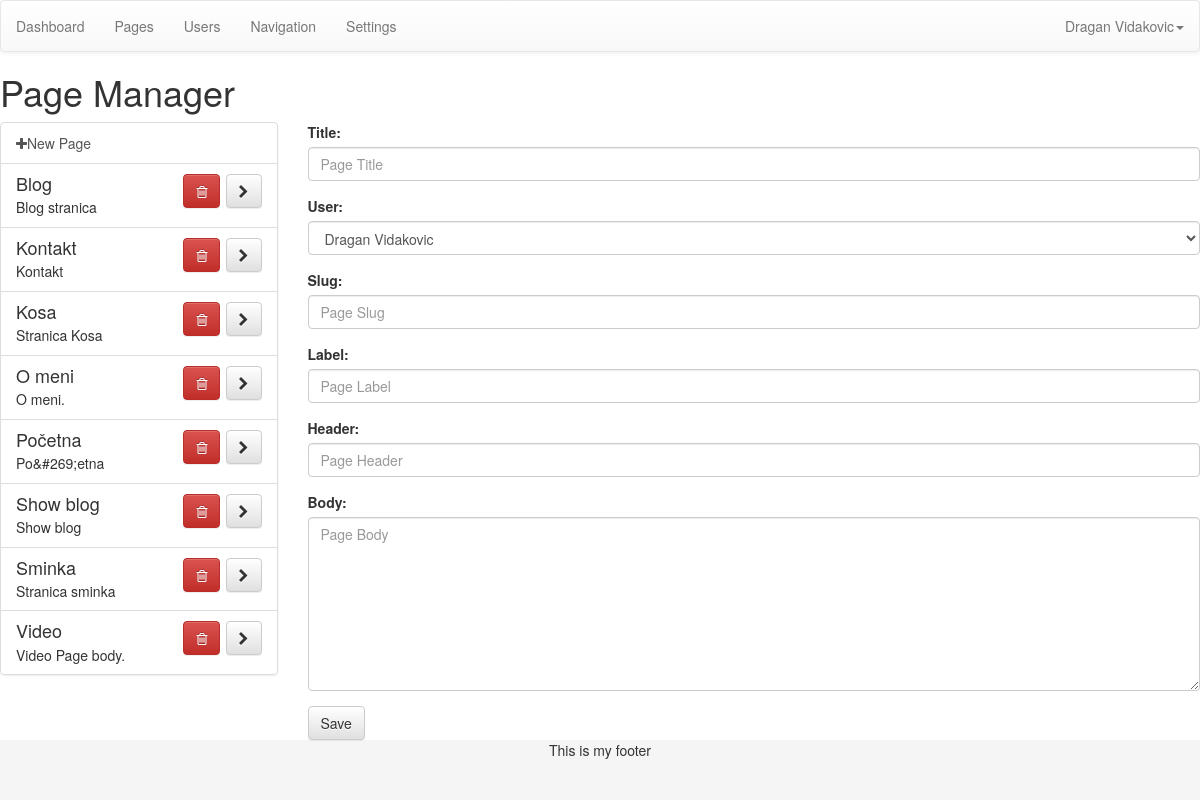
Page /admin-developer/index.php?page=pages (signed in) on the committed database.
### tables this page shows
CREATE TABLE IF NOT EXISTS `posts` (
  `id` mediumint(9) NOT NULL,
  `user` mediumint(9) NOT NULL,
  `type` mediumint(9) NOT NULL,
  `slug` varchar(300) NOT NULL,
  `label` varchar(100) NOT NULL,
  `title` varchar(200) NOT NULL,
  `header` varchar(300) NOT NULL,
  `body` longtext NOT NULL
);

### admin-developer/index.php (called while the page is built)
<?php include('template/header.php'); ?>
<?php include('views/'.$page.'.php'); ?>
<?php include('template/footer.php'); ?>

### admin-developer/functions/data.php (called while the page is built, shortened)
<?php
function data_user($dbc, $id){
	if(is_numeric($id)){
		$cond = "WHERE id = '$id'";
	} else {
		$cond = "WHERE email = '$id'";
	}
	$q = "SELECT * FROM users $cond";
	$r = mysqli_query($dbc, $q);
	$data = mysqli_fetch_assoc($r);
	$data['fullname'] =  $data['first'].' '.$data['last'];
	$data['fullname_reverse'] = $data['last'].', '.$data['first'];
	return $data;
}
?>

### admin-developer/config/setup.php (called while the page is built, shortened)
<?php
include('../config/connection.php');
include ('functions/data.php');
$user = data_user($dbc, $_SESSION['username']);
?>

### admin-developer/views/pages.php (the view, shortened to what this page needs)
<h1>Page Manager</h1>
<div class="row">
	<div class="col-md-3">
		<div class="list-group">
				<a class="list-group-item" href="?page=pages">
					<i class="fa fa-plus"></i>New Page
				</a>
		<?php
			$q = "SELECT * FROM posts WHERE type = 1 ORDER BY title ASC";
			$r = mysqli_query($dbc, $q);
			while($list = mysqli_fetch_assoc($r)){
				$blurb = substr(strip_tags($list['body']), 0, 120);
				?>
				<div id="page_<?php echo $list['id']; ?>" class="list-group-item <?php selected($list['id'], $opened['id'], 'active'); ?>">
					<h4 class="list-group-item-heading"><?php echo $list['title']; ?>
						<span class="pull-right">
							<a href="#" id="del_<?php echo $list['id']; ?>" class="btn btn-danger btn-delete"><i class="fa fa-trash-o"></i></a>
							<a href="index.php?page=pages&id=<?php echo $list['id']; ?>" class="btn btn-default"><i class="fa fa-chevron-right"></i></a>
						</span>
					</h4>
					<p class="list-group-item-text"><?php echo $blurb; ?></p>
				</div>
		<?php } ?>
		</div>
	</div>
	<div class="col-md-9">
		<form action="index.php?page=pages&id=<?php echo $opened['id']; ?>" method="post" role="form">
			<div class="form-group">
				<label for="title">Title:</label>
				<input class="form-control" type="text" name="title" id="title" value="<?php echo $opened['title']; ?>" placeholder="Page Title">
			</div>
			<div class="form-group">
				<label for="user">User:</label>
				<select class="form-control" name="user" id="user">
					<?php
						$q = "SELECT id FROM users ORDER BY first ASC";
						$r = mysqli_query($dbc, $q);
						while($user_list = mysqli_fetch_assoc($r)){
							$user_data = data_user($dbc, $user_list['id']);
							?>
							<option value="<?php echo $user_data['id']; ?>"
							<?php
								if(isset($_GET['id'])){
									selected($user_data['id'], $opened['user'], 'selected');
								} else {
									selected($user_data['id'], $user['id'], 'selected');
								}
							?>><?php echo $user_data['fullname']; ?></option>
					<?php } ?>
				</select>
			</div>
			<div class="form-group">
				<label for="slug">Slug:</label>
				<input class="form-control" type="text" name="slug" id="slug" value="<?php echo $opened['slug']; ?>" placeholder="Page Slug">
			</div>
			<div class="form-group">
				<label for="label">Label:</label>
				<input class="form-control" type="text" name="label" id="label" value="<?php echo $opened['label']; ?>" placeholder="Page Label">
			</div>
			<div class="form-group">
				<label for="header">Header:</label>
				<input class="form-control" type="text" name="header" id="header" value="<?php echo $opened['header']; ?>" placeholder="Page Header">
			</div>
			<div class="form-group">
				<label for="body">Body:</label>
				<textarea class="form-control editor" name="body" id="body" rows="8" placeholder="Page Body"><?php echo $opened['body']; ?></textarea>
			</div>
			<button type="submit" class="btn btn-default">Save</button>
		</form>
	</div>
</div>

### admin-developer/config/css.php (style rules this page uses)
html, body { height: 100%; }

### rows in the picture
posts: title "Blog", body "Blog stranica"
posts: title "Kontakt", body "Kontakt"
posts: title "Kosa", body "Stranica Kosa"
posts: title "O meni", body "O meni."
posts: title "Početna", body "Po&#269;etna"
posts: title "Show blog", body "Show blog"
posts: title "Sminka", body "Stranica sminka"
posts: title "Video", body "Video Page body."

### other values in the picture
$user['fullname'] "Dragan Vidakovic"
form field user "Dragan Vidakovic"
